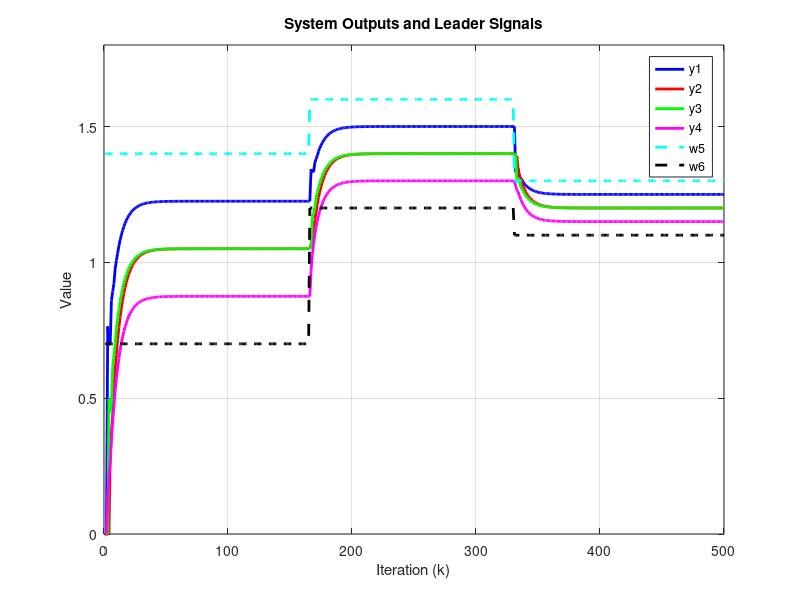

Source code (MATLAB):
clc; clear;

%Parameters

rho = 10.5;
eta = 5;
lamda = 100;
mu = 80.5;
epsilon = 1e-5;
alpha = 1;

T = 0.1;
gamma1 = 0.05;
gamma2 = 0.05;
gamma3 = 0.05;
gamma4 = 0.05;

beta = 10;
sigma = 95;
tau = 1e-5;
nena = 1e-5;

rT = 1024;
L = 200;
m = 500;
n =600;


% initialization 

phi1 = zeros(m+1, 1);
phi2 = zeros(m+1, 1);
phi3 = zeros(m+1, 1);
phi4 = zeros(m+1, 1);

mfa1 = zeros(m+1, 1);
mfa2 = zeros(m+1, 1);
mfa3 = zeros(m+1, 1);
mfa4 = zeros(m+1, 1);

sm1 = zeros(m,1);
sm2 = zeros(m,1);
sm3 = zeros(m,1);
sm4 = zeros(m,1);

y1 = zeros(m+1, 1);
y2 = zeros(m+1, 1);
y3 = zeros(m+1, 1);
y4 = zeros(m+1, 1);

u1 = zeros(m,1);
u2 = zeros(m,1);
u3 = zeros(m,1);
u4 = zeros(m,1);

xi1 = zeros(m, 1);
xi2 = zeros(m, 1);
xi3 = zeros(m, 1);
xi4 = zeros(m, 1);

s1 = zeros(m, 1);
s2 = zeros(m, 1);
s3 = zeros(m, 1);
s4 = zeros(m, 1);

omega1 = zeros(m, 1);
omega2 = zeros(m, 1);
omega3 = zeros(m, 1);
omega4 = zeros(m, 1);

% Preallocate arrays (adjust size if needed)
w5 = zeros(1, m);  % example length, adjust as needed
w6 = zeros(1, m);  % example length, adjust as needed

% Set w5 values according to conditions
w5(1:165)     = 1.4;
w5(166:330)   = 1.6;
w5(331:end)   = 1.3;

% Set w6 values according to conditions
w6(1:165)     = 0.7;
w6(166:330)   = 1.2;
w6(331:end)   = 1.1;


% Time vector for sinusoidal signals
% k = 1:m;
% t = (k-1) * T; % Time vector: t = (k-1)*T

% Define new sinusoidal leader signals (choose one of the variations below)

% Variation 4: High amplitude difference with moderate frequency
% w5 = 1.4 + 0.4 * sin(0.2 * t); % Amplitude = 0.4, frequency = 0.2 rad/s, offset = 1.4
% w6 = 0.9 + 0.15 * sin(0.2 * t); % Amplitude = 0.15, frequency = 0.2 rad/s, offset = 0.9

% Variation 5: Chirp-like signals with increasing frequency
% w5 = 1.2 + 0.25 * sin(0.1 * t + 0.01 * t.^2); % Chirp with amplitude = 0.25
% w6 = 1.2 + 0.25 * sin(0.1 * t + 0.01 * t.^2 + pi/3); % Same chirp, phase shift = pi/3

% Variation 6: Mixed sinusoidal and constant signal
% w5 = 1.5 + 0.2 * sin(0.3 * t); % Amplitude = 0.2, frequency = 0.3 rad/s, offset = 1.5
% w6 = 1.2 * 0.2 * sin(0.3 * t); % Constant signal at 0.8different offset
for k = 1:m

    if k == 1
        phi1(k) = 1;
        phi2(k) = 1;
        phi3(k) = 1;
        phi4(k) = 1;
    elseif k == 2
        phi1(k) = phi1(k-1) + (eta * u1(k-1) / (mu + u1(k-1)^2)) * (y1(k) - phi1(k-1)*u1(k-1));
        phi2(k) = phi2(k-1) + (eta * u2(k-1) / (mu + u2(k-1)^2)) * (y2(k) - phi2(k-1)*u2(k-1));
        phi3(k) = phi3(k-1) + (eta * u3(k-1) / (mu + u3(k-1)^2)) * (y3(k) - phi3(k-1)*u3(k-1));
        phi4(k) = phi4(k-1) + (eta * u4(k-1) / (mu + u4(k-1)^2)) * (y4(k) - phi4(k-1)*u4(k-1));
    else
        phi1(k) = phi1(k-1) + (eta * (u1(k-1) - u1(k-2)) / (mu + (u1(k-1) - u1(k-2))^2)) * (y1(k) - y1(k-1) - phi1(k-1) * (u1(k-1) - u1(k-2)));
        phi2(k) = phi2(k-1) + (eta * (u2(k-1) - u2(k-2)) / (mu + (u2(k-1) - u2(k-2))^2)) * (y2(k) - y2(k-1) - phi2(k-1) * (u2(k-1) - u2(k-2)));
        phi3(k) = phi3(k-1) + (eta * (u3(k-1) - u3(k-2)) / (mu + (u3(k-1) - u3(k-2))^2)) * (y3(k) - y3(k-1) - phi3(k-1) * (u3(k-1) - u3(k-2)));
        phi4(k) = phi4(k-1) + (eta * (u4(k-1) - u4(k-2)) / (mu + (u4(k-1) - u4(k-2))^2)) * (y4(k) - y4(k-1) - phi4(k-1) * (u4(k-1) - u4(k-2)));
    end

    % Stability protection
    if k > 2 && (abs(phi1(k)) <= epsilon || abs(u1(k - 1) - u1(k - 2)) <= epsilon || sign(phi1(k)) ~= sign(phi1(1)))
        phi1(k) = phi1(1);
    end
    
    if k > 2 && (abs(phi2(k)) <= epsilon || abs(u2(k - 1) - u2(k - 2)) <= epsilon || sign(phi2(k)) ~= sign(phi2(1)))
        phi2(k) = phi2(1);
    end
    
    if k > 2 && (abs(phi3(k)) <= epsilon || abs(u3(k - 1) - u3(k - 2)) <= epsilon || sign(phi3(k)) ~= sign(phi3(1)))
        phi3(k) = phi3(1);
    end
    
    if k > 2 && (abs(phi4(k)) <= epsilon || abs(u4(k - 1) - u4(k - 2)) <= epsilon || sign(phi4(k)) ~= sign(phi4(1)))
        phi4(k) = phi4(1);
    end

    % Example for one time step:
    xi1(k) = y2(k) - 2 * y1(k) + w5(k);
    xi2(k) = y3(k) - y2(k);
    xi3(k) = y4(k) - 2 * y3(k) + y1(k);
    xi4(k) = y2(k) - 2 * y4(k) + w6(k);

    % Fix: Handle k=1 case for sliding surfaces
    if k == 1
        s1(k) = 0;
        s2(k) = 0;
        s3(k) = 0;
        s4(k) = 0;
    else
        s1(k) = alpha * xi1(k) - xi1(k-1);
        s2(k) = alpha * xi2(k) - xi2(k-1);
        s3(k) = alpha * xi3(k) - xi3(k-1);
        s4(k) = alpha * xi4(k) - xi4(k-1);
    end

    % Fix: Handle k=1 case for sliding surfaces
    if k == 1
        omega1(k) = 0;
        omega2(k) = 0;
        omega3(k) = 0;
        omega4(k) = 0;
    else
        omega1(k) = s1(k) + tau * (s1(k-1));
        omega2(k) = s2(k) + tau * (s2(k-1));
        omega3(k) = s3(k) + tau * (s3(k-1));
        omega4(k) = s4(k) + tau * (s4(k-1));
    end

    if k == 1
        mfa1(k) = 0;
        mfa2(k) = 0;
        mfa3(k) = 0;
        mfa4(k) = 0;
    else
        mfa1(k) = mfa1(k-1) + (rho * phi1(k)) / (lamda + abs(phi1(k)^2)) * xi1(k);
        mfa2(k) = mfa2(k-1) + (rho * phi2(k)) / (lamda + abs(phi2(k)^2)) * xi2(k);
        mfa3(k) = mfa3(k-1) + (rho * phi3(k)) / (lamda + abs(phi3(k)^2)) * xi3(k);
        mfa4(k) = mfa4(k-1) + (rho * phi4(k)) / (lamda + abs(phi4(k)^2)) * xi4(k);
    end


    % SMC updates
    if k == 1 
        sm1(k) = 0;
        sm2(k) = 0;
        sm3(k) = 0;
        sm4(k) = 0;
    else
        sm1(k) = sm1(k-1) + (beta * phi1(k)) / (sigma + (phi1(k))^2) * ...
            ( (xi1(k) + (y4(k) - y4(k-1)) + (w5(k) - w5(k-1))+(w6(k) - w6(k-1))) / (1 + 1) ...
            + (1-tau * alpha) * xi1(k) - tau * xi1(k-1) / (alpha * (2)) + nena * sign(omega1(k)) );

        sm2(k) = sm2(k-1) + (beta * phi2(k)) / (sigma + (phi2(k))^2) * ...
            ( (xi2(k) + (y3(k) - y3(k-1)) + (w5(k) - w5(k-1))+(w6(k) - w6(k-1))) / (1) ...
            + (1-tau * alpha) * xi2(k) - tau * xi2(k-1) / (alpha * (1)) + nena * sign(omega2(k)) );


        sm3(k) = sm3(k-1) + (beta * phi3(k)) / (sigma + (phi3(k))^2) * ...
            ( (xi3(k) + (y1(k) - y1(k-1)) + (y4(k) - y4(k-1)) + (w5(k) - w5(k-1))+(w6(k) - w6(k-1))) / (2) ...
            + (1-tau * alpha) * xi3(k) - tau * xi3(k-1) / (alpha * (2)) + nena * sign(omega3(k)) );


        sm4(k) = sm4(k-1) + (beta * phi4(k)) / (sigma + (phi4(k))^2) * ...
            ( (xi4(k) + (y2(k) - y3(k-1)) + (w5(k) - w5(k-1))+(w6(k) - w6(k-1))) / (2) ...
            + (1-tau * alpha) * xi4(k) - tau * xi4(k-1) / (alpha * (2)) + nena * sign(omega4(k)) );
    end

    % Control signal
    if k == 1
        u1(k) = 0;
        u2(k) = 0;
        u3(k) = 0;
        u4(k) = 0;
    else
        u1(k) = mfa1(k) + gamma1 * sm1(k);
        u2(k) = mfa2(k) + gamma2 * sm2(k);
        u3(k) = mfa3(k) + gamma3 * sm3(k);
        u4(k) = mfa4(k) + gamma4 * sm4(k);
    end
    if k == 1
        y1(k) = 0;
        y2(k) = 0;
        y3(k) = 0;
        y4(k) = 0;
    end

    % System dynamics (example, replace with actual system equations)

    y1(k + 1) = m / (rT * 0.1) * u1(k);
    y2(k + 1) = m / (rT * 0.1) * u2(k);
    y3(k + 1) = m / (rT * 0.1) * u3(k);
    y4(k + 1) = m / (rT * 0.3) * u4(k);
    % Ensure y values do not exceed bounds (example, adjust as needed)
 
    % Ensure u values do not exceed bounds (example, adjust as needed)
    u1(k) = max(0, min(1, u1(k)));
    u2(k) = max(0, min(1, u2(k)));
    u3(k) = max(0, min(1, u3(k)));
    u4(k) = max(0, min(1, u4(k)));
    % Ensure phi values do not exceed bounds (example, adjust as needed)
    phi1(k) = max(0, min(1, phi1(k)));
    phi2(k) = max(0, min(1, phi2(k)));
    phi3(k) = max(0, min(1, phi3(k)));
    phi4(k) = max(0, min(1, phi4(k)));

    % Plotting



end

% Time vector for plotting (assuming k represents discrete time steps)
k = 1:m;

% Plot system outputs (y1, y2, y3, y4) and leaders (w5, w6)
figure;
plot(k, y1(1:m), 'b-', 'LineWidth', 2.0, 'DisplayName', 'y1');
hold on;
plot(k, y2(1:m), 'r-', 'LineWidth', 2.0, 'DisplayName', 'y2');
plot(k, y3(1:m), 'g-', 'LineWidth', 2.0, 'DisplayName', 'y3');
plot(k, y4(1:m), 'm-', 'LineWidth', 2.0, 'DisplayName', 'y4');
plot(k, w5, 'c--', 'LineWidth', 2.0, 'DisplayName', 'w5');
plot(k, w6, 'k--', 'LineWidth', 2.0, 'DisplayName', 'w6');
hold off;
title('System Outputs and Leader Signals');
xlabel('Iteration (k)');
ylabel('Value');
legend('show');
ylim([0 1.8]);
grid on;



    
